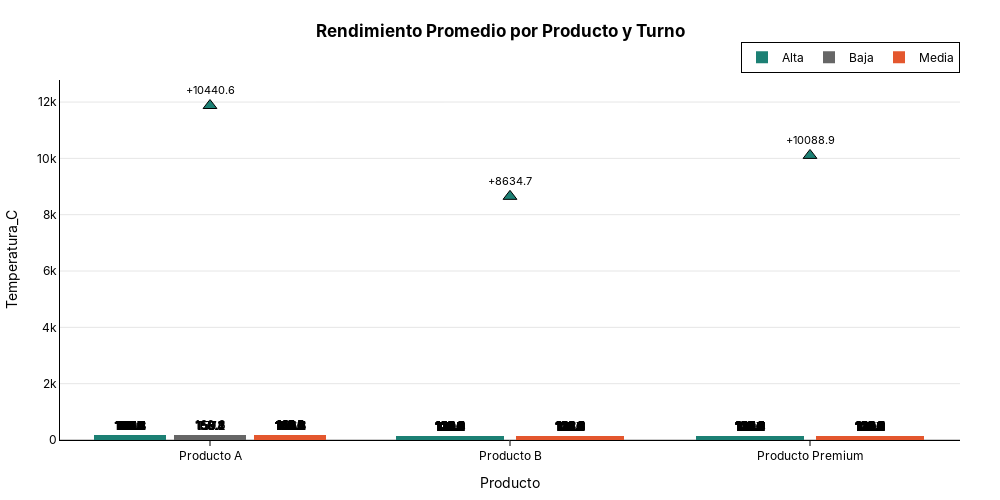

Notebook source saved alongside this figure:
### Code cell
fig_bar = plot_bar(
    df=df,
    x_col="Producto",
    y_col="Temperatura_C",
    group_col="Calidad",
    title="Rendimiento Promedio por Producto y Turno",
    #y_title="Yield (%)",
    compact_mode=True,     
    show_delta=True,   
    delta_reference_group="Mañana"
)
fig_bar.show()
s3.save_plotly_html(fig_bar, "bar.html")

### Figure 1 — Plotly figure (JSON) as saved in the notebook; plotly's stock layout.template omitted (floating-point values rounded to 4 significant figures; data arrays with more than 128 entries replaced by an {"elided": "..."} marker saying what was removed)
{"data": [{"customdata": {"elided": "256x2 str values"}, "hovertemplate": "<b>Producto:</b> %{customdata[0]}<br><b>Temperatura_C:</b> %{y:.1f}<br><b>Calidad:</b> %{customdata[1]}<extra></extra>", "marker": {"color": "#1C8074", "line": {"width": 0}}, "name": "Alta", "text": {"elided": "256 float values"}, "textposition": "outside", "texttemplate": "%{text:.1f}", "type": "bar", "width": {"elided": "256 float values"}, "x": {"elided": "256 float values"}, "y": {"elided": "256 float values"}}, {"customdata": [["Producto A", "Baja"], ["Producto A", "Baja"], ["Producto A", "Baja"], ["Producto A", "Baja"], ["Producto A", "Baja"], ["Producto A", "Baja"], ["Producto A", "Baja"], ["Producto A", "Baja"], ["Producto A", "Baja"]], "hovertemplate": "<b>Producto:</b> %{customdata[0]}<br><b>Temperatura_C:</b> %{y:.1f}<br><b>Calidad:</b> %{customdata[1]}<extra></extra>", "marker": {"color": "#666666", "line": {"width": 0}}, "name": "Baja", "text": [160.6, 159.2, 156.6, 158.4, 159.1, 155.2, 156.7, 157.3, 157.1], "textposition": "outside", "texttemplate": "%{text:.1f}", "type": "bar", "width": [0.24, 0.24, 0.24, 0.24, 0.24, 0.24, 0.24, 0.24, 0.24], "x": [0, 0, 0, 0, 0, 0, 0, 0, 0], "y": [160.6, 159.2, 156.6, 158.4, 159.1, 155.2, 156.7, 157.3, 157.1]}, {"customdata": {"elided": "235x2 str values"}, "hovertemplate": "<b>Producto:</b> %{customdata[0]}<br><b>Temperatura_C:</b> %{y:.1f}<br><b>Calidad:</b> %{customdata[1]}<extra></extra>", "marker": {"color": "#E4572E", "line": {"width": 0}}, "name": "Media", "text": {"elided": "235 float values"}, "textposition": "outside", "texttemplate": "%{text:.1f}", "type": "bar", "width": {"elided": "235 float values"}, "x": {"elided": "235 float values"}, "y": {"elided": "235 float values"}}, {"hoverinfo": "skip", "marker": {"color": ["#1C8074", "#1C8074", "#1C8074"], "line": {"color": "black", "width": 1}, "size": 12, "symbol": ["triangle-up", "triangle-up", "triangle-up"]}, "mode": "markers+text", "showlegend": false, "text": ["+10440.6", "+8634.7", "+10088.9"], "textfont": {"color": "black", "size": 11}, "textposition": "top center", "type": "scatter", "x": [0, 1, 2], "y": [11880.0, 8651.0, 10110.0]}], "layout": {"bargap": 0.4, "barmode": "overlay", "font": {"color": "black", "family": "Inter, Arial, sans-serif"}, "height": 500, "hoverlabel": {"bgcolor": "white", "bordercolor": "black", "font": {"color": "black"}}, "legend": {"bgcolor": "rgba(255,255,255,0.8)", "bordercolor": "black", "borderwidth": 1, "font": {"color": "black"}, "orientation": "h", "title": {"text": ""}, "x": 1, "xanchor": "right", "y": 1.02, "yanchor": "bottom"}, "margin": {"b": 40, "l": 40, "r": 40, "t": 80}, "paper_bgcolor": "rgba(0,0,0,0)", "plot_bgcolor": "rgba(0,0,0,0)", "title": {"font": {"color": "black"}, "text": "<b>Rendimiento Promedio por Producto y Turno<b>", "x": 0.5, "xanchor": "center", "y": 0.95, "yanchor": "top"}, "width": 1000, "xaxis": {"linecolor": "black", "linewidth": 1, "range": [-0.5, 2.5], "showline": true, "tickcolor": "black", "tickfont": {"color": "black"}, "tickmode": "array", "ticks": "outside", "ticktext": ["Producto A", "Producto B", "Producto Premium"], "tickvals": [0, 1, 2], "title": {"font": {"color": "black"}, "text": "Producto"}}, "yaxis": {"gridcolor": "rgba(0,0,0,0.1)", "linecolor": "black", "linewidth": 1, "showgrid": true, "showline": true, "tickfont": {"color": "black"}, "title": {"font": {"color": "black"}, "text": "Temperatura_C"}, "zeroline": true, "zerolinecolor": "rgba(0,0,0,0.2)"}}}
